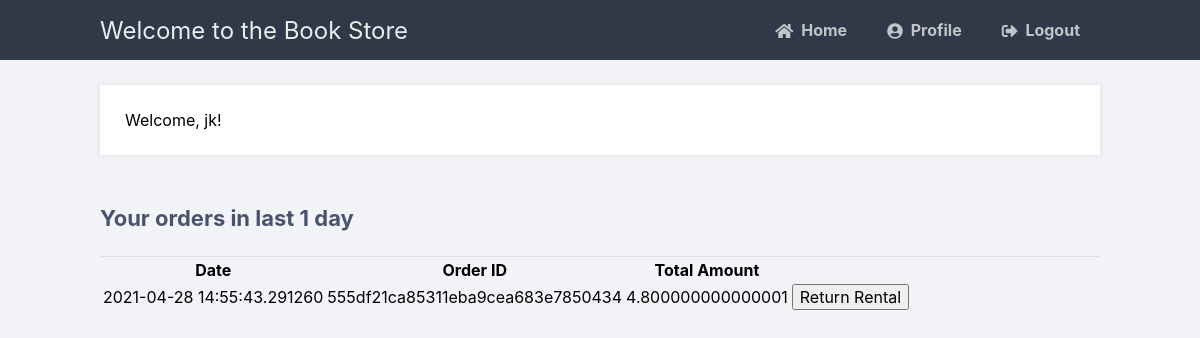
Page /returnRental (signed in) on the committed database.
### tables this page shows
CREATE TABLE rentals (
            orderID TEXT,
            username TEXT,
            totalAmt FLOAT,
            date DATETIME,
            PRIMARY KEY(orderID),
            FOREIGN KEY(orderID) REFERENCES orderItem(orderID)
          );

### main.py (the view, shortened to what this page needs)
@app.route('/returnRental',  methods=['GET', 'POST'])
def returnRental():
    if 'loggedin' in session and session['type'] == 0:
        msg = ''
        if request.method == 'GET':
            with sql.connect("Book.db") as con:
                cursor = con.cursor()
                cursor.execute(
                    'SELECT * FROM rentals WHERE username=?', (session['username'],))
                rental = cursor.fetchall()
                if not rental:
                    msg = "You don't have any rentals"
                    return render_template("home.html", msg=msg, username=session['username'])
                else:
                    print(rental)
                    return render_template('returnRental.html', data=rental, username=session['username'])
    return redirect(url_for('login'))

### templates/returnRental.html (shortened to what this page needs)
{% extends 'layout.html' %}
{% block content %}
<p>Welcome, {{ username }}!</p>
<h2>Your orders in last 1 day</h2>
<table>
    <thead>
      <tr>
          <th>Date </th>
          <th>Order ID</th>
          <th>Total Amount</th>
          <th></th>
      </tr>
      </thead>
      <tbody>
       {% for item in data %}
       <form action="{{ url_for('returnRental') }}" method="post" autocomplete="off">
              <tr>
                  <td style="text-align:center">{{item[3]}}</td>
                  <td style="text-align:center">{{item[0]}}</td>
                  <td style="text-align:center">{{item[2]}}</td>
                  <td><input type="submit" name ="returnBook" value="Return Rental"></td>
              </tr>
            </form>
          {% endfor %}
      </tbody>
  </table>
{% endblock %}

### static/style.css (style rules this page uses)
* { box-sizing: border-box; font-family: -apple-system, BlinkMacSystemFont, "segoe ui", roboto, oxygen, ubuntu, cantarell, "fira sans", "droid sans", "helvetica neue", Arial, sans-serif; font-size: 16px; -webkit-font-smoothing: antialiased; -moz-osx-font-smoothing: grayscale; }
body { background-color: #758283; margin: 0; }
body.loggedin { background-color: #f3f4f7; }
.content h2 { margin: 0; padding: 25px 0; font-size: 22px; border-bottom: 1px solid #e0e0e3; color: #4a536e; }
.content > p, .content > div { box-shadow: 0 0 5px 0 rgba(0, 0, 0, 0.1); margin: 25px 0; padding: 25px; background-color: #fff; }

### rows in the picture
rentals: date "2021-04-28 14:55:43.291260", orderID "555df21ca85311eba9cea683e7850434", totalAmt "4.800000000000001"

### other values in the picture
{{ username }} "jk"
